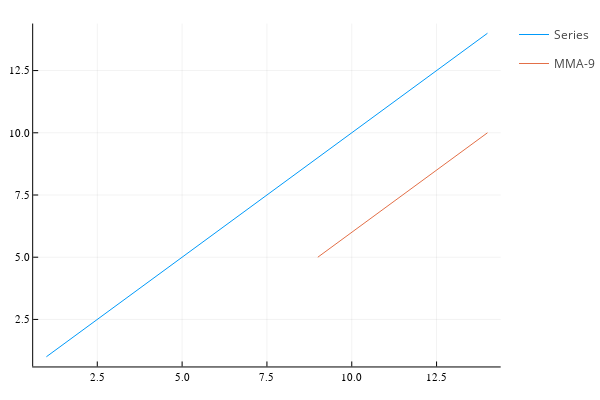

The code cell stored with this chart in its notebook:
### Code cell
Periodo = 9
plot(V,lab="Series")
plot!(MMA(V,Periodo),lab = string("MMA","-",Periodo))

### Figure 1 — Plotly figure (JSON) as saved in the notebook; plotly's stock layout.template omitted (floating-point values rounded to 4 significant figures)
{"data": [{"colorbar": {"title": {"text": ""}}, "legendgroup": "Series", "line": {"color": "rgba(0, 154, 250, 1.000)", "dash": "solid", "shape": "linear", "width": 1}, "mode": "lines", "name": "Series", "showlegend": true, "type": "scatter", "x": [1, 2, 3, 4, 5, 6, 7, 8, 9, 10, 11, 12, 13, 14], "xaxis": "x", "y": [1, 2, 3, 4, 5, 6, 7, 8, 9, 10, 11, 12, 13, 14], "yaxis": "y", "zmax": null, "zmin": null}, {"colorbar": {"title": {"text": ""}}, "legendgroup": "MMA-9", "line": {"color": "rgba(227, 111, 71, 1.000)", "dash": "solid", "shape": "linear", "width": 1}, "mode": "lines", "name": "MMA-9", "showlegend": true, "type": "scatter", "x": [9, 10, 11, 12, 13, 14], "xaxis": "x", "y": [5, 6, 7, 8, 9, 10], "yaxis": "y", "zmax": null, "zmin": null}], "layout": {"annotations": [], "height": 400, "legend_position": {"bgcolor": "rgba(255, 255, 255, 1.000)", "bordercolor": "rgba(0, 0, 0, 1)", "borderwidth": 1, "font": {"color": "rgba(0, 0, 0, 1)", "family": "sans-serif", "size": 11}, "title": {"font": {"color": "rgba(0, 0, 0, 1)", "family": "sans-serif", "size": 15}, "text": ""}, "tracegroupgap": 0, "traceorder": "normal", "x": 1, "xanchor": "auto", "y": 1, "yanchor": "auto"}, "margin": {"b": 20, "l": 0, "r": 0, "t": 20}, "paper_bgcolor": "rgba(255, 255, 255, 1.000)", "plot_bgcolor": "rgba(255, 255, 255, 1.000)", "showlegend": true, "width": 600, "xaxis": {"anchor": "y", "domain": [0.06582, 0.9934], "gridcolor": "rgba(0, 0, 0, 0.1)", "gridwidth": 0.5, "linecolor": "rgba(0, 0, 0, 1)", "mirror": false, "range": [0.61, 14.39], "showgrid": true, "showline": true, "showticklabels": true, "tickangle": 0, "tickcolor": "rgb(0, 0, 0)", "tickfont": {"color": "rgba(0, 0, 0, 1)", "family": "sans-serif", "size": 11}, "tickmode": "array", "ticks": "inside", "ticktext": ["2.5", "5.0", "7.5", "10.0", "12.5"], "tickvals": [2.5, 5, 7.5, 10, 12.5], "title": {"font": {"color": "rgba(0, 0, 0, 1)", "family": "sans-serif", "size": 15}, "text": ""}, "type": "linear", "visible": true, "zeroline": false, "zerolinecolor": "rgba(0, 0, 0, 1)"}, "yaxis": {"anchor": "x", "domain": [0.03762, 0.9902], "gridcolor": "rgba(0, 0, 0, 0.1)", "gridwidth": 0.5, "linecolor": "rgba(0, 0, 0, 1)", "mirror": false, "range": [0.61, 14.39], "showgrid": true, "showline": true, "showticklabels": true, "tickangle": 0, "tickcolor": "rgb(0, 0, 0)", "tickfont": {"color": "rgba(0, 0, 0, 1)", "family": "sans-serif", "size": 11}, "tickmode": "array", "ticks": "inside", "ticktext": ["2.5", "5.0", "7.5", "10.0", "12.5"], "tickvals": [2.5, 5, 7.5, 10, 12.5], "title": {"font": {"color": "rgba(0, 0, 0, 1)", "family": "sans-serif", "size": 15}, "text": ""}, "type": "linear", "visible": true, "zeroline": false, "zerolinecolor": "rgba(0, 0, 0, 1)"}}}
